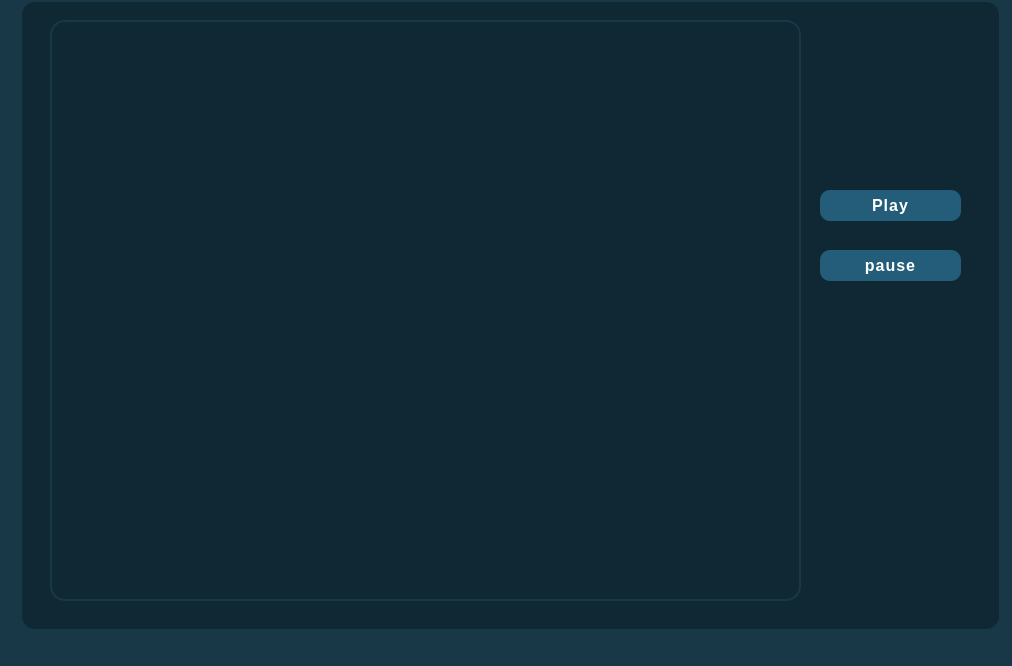
<?xml version="1.0" encoding="UTF-8"?>
<ui version="4.0">
 <class>MainWindow</class>
 <widget class="QMainWindow" name="MainWindow">
  <property name="geometry">
   <rect>
    <x>0</x>
    <y>0</y>
    <width>1012</width>
    <height>666</height>
   </rect>
  </property>
  <property name="windowTitle">
   <string>MainWindow</string>
  </property>
  <property name="styleSheet">
   <string notr="true">QWidget {
    background-color: #183747; /* Background color */
 
}</string>
  </property>
  <widget class="QWidget" name="centralwidget">
   <widget class="QWidget" name="nonrectangular" native="true">
    <property name="geometry">
     <rect>
      <x>20</x>
      <y>0</y>
      <width>981</width>
      <height>631</height>
     </rect>
    </property>
    <property name="styleSheet">
     <string notr="true">QWidget {
    background-color: #0f2834; /* Background color */
    border-radius: 15px; /* Curved borders */
    border: 2px solid #183747; /* Matching the background color */
    min-width: 10px; /* Ensures it's square */
    min-height: 10px; /* Ensures it's square */
    box-shadow: 2px 2px 8px rgba(0, 0, 0, 0.7); /* 3D shadow effect */
}</string>
    </property>
    <widget class="QWidget" name="nonrectangular_signal_view" native="true">
     <property name="geometry">
      <rect>
       <x>30</x>
       <y>20</y>
       <width>751</width>
       <height>581</height>
      </rect>
     </property>
     <property name="styleSheet">
      <string notr="true">QWidget {
    background-color: #0f2834; /* Background color */
    border-radius: 15px; /* Curved borders */
    border: 2px solid #183747; /* Matching the background color */
    min-width: 10px; /* Ensures it's square */
    min-height: 10px; /* Ensures it's square */
    box-shadow: 2px 2px 8px rgba(0, 0, 0, 0.7); /* 3D shadow effect */
}</string>
     </property>
     <widget class="QPushButton" name="snapshot_G1_2">
      <property name="geometry">
       <rect>
        <x>1040</x>
        <y>10</y>
        <width>51</width>
        <height>51</height>
       </rect>
      </property>
      <property name="cursor">
       <cursorShape>PointingHandCursor</cursorShape>
      </property>
      <property name="styleSheet">
       <string notr="true">QPushButton {
    background-color: #235d79;    
    border-radius: 3px;       
    border: none;         
    color: white;               

}

QPushButton:hover {
    background-color: #2e6d8e;    /* Slightly lighter blue when hovering */
}

QPushButton:pressed {
    background-color: #1b4b61;    /* Darker blue when pressed */
}</string>
      </property>
      <property name="text">
       <string/>
      </property>
      <property name="icon">
       <iconset>
        <disabledon>../snapshot.png</disabledon>
       </iconset>
      </property>
      <property name="iconSize">
       <size>
        <width>50</width>
        <height>50</height>
       </size>
      </property>
     </widget>
     <widget class="QPushButton" name="play_2">
      <property name="geometry">
       <rect>
        <x>940</x>
        <y>630</y>
        <width>151</width>
        <height>41</height>
       </rect>
      </property>
      <property name="cursor">
       <cursorShape>PointingHandCursor</cursorShape>
      </property>
      <property name="styleSheet">
       <string notr="true">
QPushButton {
    background-color: #235d79;    /* Blue color */
    border-radius: 10px;          /* Rounded corners */
    border: none;                 /* No border */
    color: white;                 /* Text color */
    padding: 5px 15px;            /* Padding for better text alignment */
    
    font-family: Arial, Helvetica, sans-serif;  /* Font family */
    font-size: 16px;              /* Font size */
    font-weight: bold;            /* Bold text */
    letter-spacing: 1px;          /* Spacing between letters */
    text-transform: uppercase;    /* Uppercase letters */
}

QPushButton:hover {
    background-color: #2e6d8e;    /* Slightly lighter blue when hovering */
}

QPushButton:pressed {
    background-color: #1b4b61;    /* Darker blue when pressed */
}


</string>
      </property>
      <property name="text">
       <string>Play</string>
      </property>
      <property name="icon">
       <iconset>
        <disabledon>:/icons/icons8-play-50.png</disabledon>
       </iconset>
      </property>
      <property name="iconSize">
       <size>
        <width>25</width>
        <height>25</height>
       </size>
      </property>
     </widget>
    </widget>
    <widget class="QPushButton" name="play">
     <property name="geometry">
      <rect>
       <x>800</x>
       <y>190</y>
       <width>141</width>
       <height>31</height>
      </rect>
     </property>
     <property name="cursor">
      <cursorShape>PointingHandCursor</cursorShape>
     </property>
     <property name="styleSheet">
      <string notr="true">
QPushButton {
    background-color: #235d79;    /* Blue color */
    border-radius: 10px;          /* Rounded corners */
    border: none;                 /* No border */
    color: white;                 /* Text color */
    padding: 5px 15px;            /* Padding for better text alignment */
    
    font-family: Arial, Helvetica, sans-serif;  /* Font family */
    font-size: 16px;              /* Font size */
    font-weight: bold;            /* Bold text */
    letter-spacing: 1px;          /* Spacing between letters */
    text-transform: uppercase;    /* Uppercase letters */
}

QPushButton:hover {
    background-color: #2e6d8e;    /* Slightly lighter blue when hovering */
}

QPushButton:pressed {
    background-color: #1b4b61;    /* Darker blue when pressed */
}


</string>
     </property>
     <property name="text">
      <string>Play</string>
     </property>
     <property name="icon">
      <iconset>
       <disabledon>:/icons/icons8-play-50.png</disabledon>
      </iconset>
     </property>
     <property name="iconSize">
      <size>
       <width>25</width>
       <height>25</height>
      </size>
     </property>
    </widget>
    <widget class="QPushButton" name="pause">
     <property name="geometry">
      <rect>
       <x>800</x>
       <y>250</y>
       <width>141</width>
       <height>31</height>
      </rect>
     </property>
     <property name="cursor">
      <cursorShape>PointingHandCursor</cursorShape>
     </property>
     <property name="styleSheet">
      <string notr="true">
QPushButton {
    background-color: #235d79;    /* Blue color */
    border-radius: 10px;          /* Rounded corners */
    border: none;                 /* No border */
    color: white;                 /* Text color */
    padding: 5px 15px;            /* Padding for better text alignment */
    
    font-family: Arial, Helvetica, sans-serif;  /* Font family */
    font-size: 16px;              /* Font size */
    font-weight: bold;            /* Bold text */
    letter-spacing: 1px;          /* Spacing between letters */
    text-transform: uppercase;    /* Uppercase letters */
}

QPushButton:hover {
    background-color: #2e6d8e;    /* Slightly lighter blue when hovering */
}

QPushButton:pressed {
    background-color: #1b4b61;    /* Darker blue when pressed */
}


</string>
     </property>
     <property name="text">
      <string>pause</string>
     </property>
     <property name="icon">
      <iconset>
       <disabledon>:/icons/icons8-pause-30.png</disabledon>
      </iconset>
     </property>
     <property name="iconSize">
      <size>
       <width>25</width>
       <height>25</height>
      </size>
     </property>
    </widget>
   </widget>
  </widget>
  <widget class="QMenuBar" name="menubar">
   <property name="geometry">
    <rect>
     <x>0</x>
     <y>0</y>
     <width>1012</width>
     <height>21</height>
    </rect>
   </property>
  </widget>
  <widget class="QStatusBar" name="statusbar"/>
 </widget>
 <resources>
  <include location="../icons.qrc"/>
 </resources>
 <connections/>
</ui>
